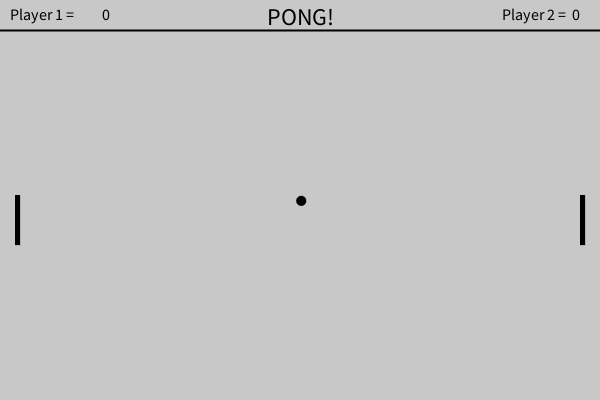
Frame 1 (no input)
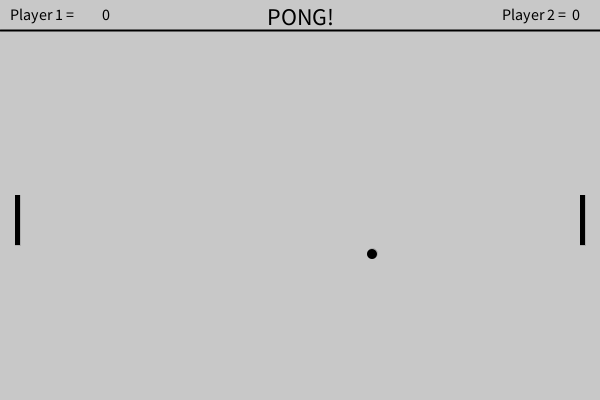
Frame 60 (the mouse pressed at the canvas centre just before this capture)
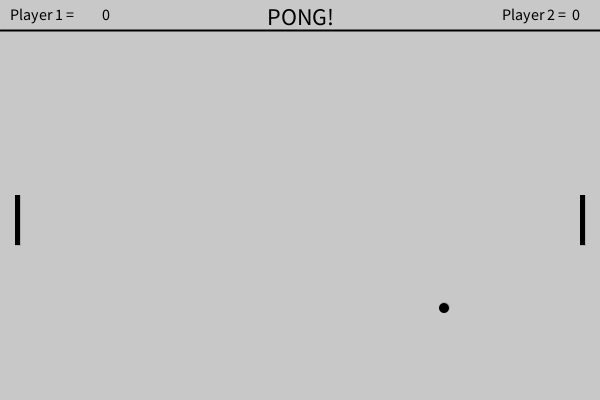
Frame 120 (the mouse held since frame 60 and released just before this capture)

The Processing sketch that drew these frames (run headless with seeded random() and noise(); from frame 60 on, the mouse is pressed at the canvas centre):

// Processing sketch: Pong_Beispiel
// ── Pong_Beispiel.pde
 
float x, y, xSpeed, ySpeed;
float lastry, lastrb;
int rx = 15;
int ry = 195;
int rb = 195;
int cntr = 0;
int i = 3;
int miss = 0;
int p1Score = 0;
int p2Score = 0;
int winScore = 5;
 
void setup()
{
  size(600,400); 
  smooth();
  fill(0);
   

   
  x = width/2;
  y = height/2;
  xSpeed = 1.2;
  ySpeed = .9;
}
 
void draw()
{ 
  background(200);
  strokeWeight(2);
  line(0,30, width,30);
  x += xSpeed; //move ball in x direction
  y += ySpeed; //move ballin y direction
   
  texts();  //displays player names and scores
  objects(); //draws screen objects on screen
  collision();//calls the collision functions
  speedUP();//calls function to increase speed
  rightPaddle();//calls functions that control paddles
  leftPaddle();
  gameOver();  //game over conditions
}
 
void objects()
{
  strokeWeight(0);
  rect(rx,ry, 5,50);//right paddle
  rect(width-(rx+5),rb, 5,50); //left paddle
  ellipse(x, y, 10, 10); //ball 
}
 
void texts()
{
  //Title
  textSize( 24);
  textAlign(CENTER);
  text("PONG!", width/2, 25);
  //Player 1
  textSize( 16);
  textAlign(LEFT);
  text("Player 1 = ", 10, 20);
  text(p1Score, 102, 20);
 
  //player2
  textAlign(RIGHT);
  text("Player 2 = ", width-30, 20);
  text(p2Score, width-20, 20);
}
 
void collision()
{
  //paddle collisions based on location of collision - seperated into 10 pixel segments
  if(rx+7 >=x && (ry <= y && ry+10 >=y)) //if collision with right side
  {
    xSpeed = -xSpeed - .3; //reverse speed
    cntr++;  //increase speedup counter
    if(ySpeed > 0 && lastry > ry)//fix so uses ball direction, paddle direction and xlocation
    {
      ySpeed = -ySpeed;
    }
    else if(ySpeed < 0 && lastry < ry)
    {
      ySpeed = -ySpeed;
    }
  }
   
  if((width-rx)-6 <= x && (rb <= y && rb+10 >=y)) //if collision with left side
  {
    xSpeed = -xSpeed - .3; //reverse speed
    cntr++;  //increase speedup counter
    if(ySpeed > 0 && lastrb > rb)
    {
      ySpeed = -ySpeed;
    }
    else if(ySpeed < 0 && lastrb < rb)
    {
      ySpeed = -ySpeed;
    }
  }
  //segment 2
  if(rx+7 >=x && (ry+10 < y && ry+20 >=y))
  {
    xSpeed = -xSpeed - .15; //reverse speed
    cntr++;  //increase speedup counter
    if(ySpeed > 0 && (lastry > ry))
    {
      ySpeed = -ySpeed;
    }
    else if(ySpeed < 0 && (lastry < ry))
    {
      ySpeed = -ySpeed;
    }
  }
  if((width-rx)-6 <= x && (rb+10 < y && rb+20 >=y))
  {
    xSpeed = -xSpeed - .15; //reverse speed
    cntr++;  //increase speedup counter
    if(ySpeed > 0 && (lastrb > rb))
    {
      ySpeed = -ySpeed;
    }
    else if(ySpeed < 0 && (lastrb < rb))
    {
      ySpeed = -ySpeed;
    }
  }
  //segment 3
  if((rx+7 >=x && (ry+20 < y && ry+30 >=y)))
  {
    xSpeed = -xSpeed; //reverse speed
    cntr++;  //increase speedup counter
    if(ySpeed > 0 && (lastry > ry))
    {
      ySpeed = -ySpeed;
    }
    else if(ySpeed < 0 && (lastry < ry))
    {
      ySpeed = -ySpeed;
    }
  }
  if((width-rx)-6 <= x && (rb+20 < y && rb+30 >=y))
  {
    xSpeed = -xSpeed; //reverse speed
    cntr++;  //increase speedup counter
    if(ySpeed > 0 && (lastrb > rb))
    {
      ySpeed = -ySpeed;
    }
    else if(ySpeed < 0 && (lastrb < rb))
    {
      ySpeed = -ySpeed;
    }
  }
   
  //segment 4
  if((rx+7 >=x && (ry+30 < y && ry+40 >=y)))
  {
    xSpeed = -xSpeed + .15; //reverse speed
    cntr++;  //increase speedup counter
    if(ySpeed > 0 && (lastry > ry))
    {
      ySpeed = -ySpeed;
    }
    else if(ySpeed < 0 && (lastry < ry))
    {
      ySpeed = -ySpeed;
    }
  }
  if((width-rx)-6 <= x && (rb+30 < y && rb+40 >=y))
  {
    xSpeed = -xSpeed + .15; //reverse speed
    cntr++;  //increase speedup counter
    if(ySpeed > 0 && (lastrb > rb))
    {
      ySpeed = -ySpeed;
    }
    else if(ySpeed < 0 && (lastrb < rb))
    {
      ySpeed = -ySpeed;
    }
  }
   
   
  //segment 5
  if((rx+7 >=x && (ry+40 < y && ry+50 >=y)))
  {
    xSpeed = -xSpeed + .3; //reverse speed
    cntr++;  //increase speedup counter
    if(ySpeed > 0 && (lastry > ry))
    {
      ySpeed = -ySpeed;
    }
    else if(ySpeed < 0 && (lastry < ry))
    {
      ySpeed = -ySpeed;
    }
  }
  if((width-rx)-6 <= x && (rb+40 < y && rb+50 >=y))
  {
    xSpeed = -xSpeed + .3; //reverse speed
    cntr++;  //increase speedup counter
    if(ySpeed > 0 && (lastrb > rb))
    {
      ySpeed = -ySpeed;
    }
    else if(ySpeed < 0 && (lastrb < rb))
    {
      ySpeed = -ySpeed;
    }
  }
   
  //top and bottom screen collision
  if(y >= height-5 || y <= 35)
  {
    ySpeed = -ySpeed; //reverse y directions
  }
   
  //left and right screen collision (missing ball with paddle)
  if (x <= -5) //miss on left side
  {
    xSpeed=0;
    ySpeed=0;
     
    while(miss < 1)
    {
      p2Score++; //increase score for player 2
      miss++;
    }
    launchLeft();  //re-launches ball from paddle location
  }
  if ( x >=width+5) //miss on right side
  {
    xSpeed=0;
    ySpeed=0;   
     
    while(miss < 1)
    {
      p1Score++; //increase score for player 1
      miss++;
    }
    launchRight();  //launches ball from paddle location
  }
}
 
void speedUP()
{
  if(cntr == i)  //increase speed of ball depending on direction of travel
  {
    if (xSpeed < 0)
    {
      xSpeed = xSpeed-.5;
    }
    if (ySpeed < 0)
    {
      ySpeed = ySpeed-.5;
    }
    if (xSpeed > 0)
    {
      xSpeed = xSpeed+.5;
    }
    if (ySpeed > 0)
    {
      ySpeed = ySpeed+.5;
    }
    cntr = 0; //reset speedup counter
    i++;  //add extra rebound for next speed change
  }
}
 
void gameOver()
{
  if (p1Score == winScore)
  {
    textAlign(CENTER);
    textSize(24);
    text("Player 1 Wins!", width/2, height/2);
    textSize(16);
    text("Press 'Y' to play again", width/2, (height/2) + 25);
    text("or Press 'Q' to quit", width/2, (height/2) + 45);
    restartGame();  //reset game to initial values
    quit();//end program
  }
  if (p2Score == winScore)
  {
    textAlign(CENTER);
    textSize(24);
    text("Player 2 Wins!", width/2, height/2);
    textSize(16);
    text("Press 'Y' to play again", width/2, (height/2) + 25);
    text("or Press 'Q' to quit", width/2, (height/2) + 45);
    restartGame();  //reset game to initial values
    quit();//end program
  }
}
 
void restartGame()  //reset variables and shape locations, redraw background
{
  if(keyPressed)
  {
    if (key == 'y' || key == 'Y')
    {
      background(200);
      rx = 15;
      ry = 195;
      rb = 195;
      x = width/2;
      y = height/2;
      xSpeed = 1.2;
      ySpeed = .9;
      cntr = 0;
      i = 3;
      miss = 0;
      p1Score = 0;
      p2Score = 0;     
    }
  }
}
 
void quit()
{
  if(keyPressed)
  {
    if (key == 'q' || key == 'Q')
    {
      stop();
      exit();
    }
  }
}
 
void rightPaddle()
{
  if(keyPressed) //moving paddle up
  {
    if (key == 'w' || key == 'W')
    {
      lastry = ry;
      ry=ry-2;//paddle velocity
      if (ry <= 30) //stop paddle from leaving top of screen
      {
        ry = ry+2;
      }
    }
  }
  if(keyPressed) //move paddle down
  {
    if (key == 's' || key == 'S')
    {
      lastry = ry;
      ry=ry+2;//paddle velocity
      if (ry >= height-50) //stop paddle from leaving bottom of screen
      {
        ry=height-52;
      }
    }
  } 
}
 
void leftPaddle()
{
  if(keyPressed) //moving paddle up
  {
    if (key == CODED)
    {
      if(keyCode == UP)
      {
        lastrb = rb;
        rb=rb-2;//paddle velocity
        if (rb <= 30) //stop paddle from leaving top of screen
        {
          rb = rb+2;
        }
      }
    }
  }
  if(keyPressed) //move paddle down
  {
    if (key == CODED)
    {
      if(keyCode == DOWN)
      {
        lastrb=rb;
        rb=rb+2;//paddle velocity
        if (rb >= height-50) //stop paddle from leaving bottom of screen
        {
          rb=height-52;
        }
      }
    }
  } 
}
 
void launchRight() //restart ball after a miss
{
  if(keyPressed)
  {
    if (key == ' ')//press space - resets speed and speed increase vars, launches ball from center of paddle
    {
      x = width-25;
      y = rb+25;
      i = 3;
      cntr = 0;
      xSpeed = -1.2;
      ySpeed = .9;
      miss = 0;
    }
  }
}
 
void launchLeft() //restart ball after a miss
{
  if(keyPressed)
  {
    if (key == ' ')  //press space - resets speed and speed increase vars, launches ball from center of paddle
    {
      x = 25;
      y = ry+25;
      i = 3;
      cntr = 0;
      xSpeed = 1.2;
      ySpeed = .9;
      miss = 0;
    }
  }
}
 
